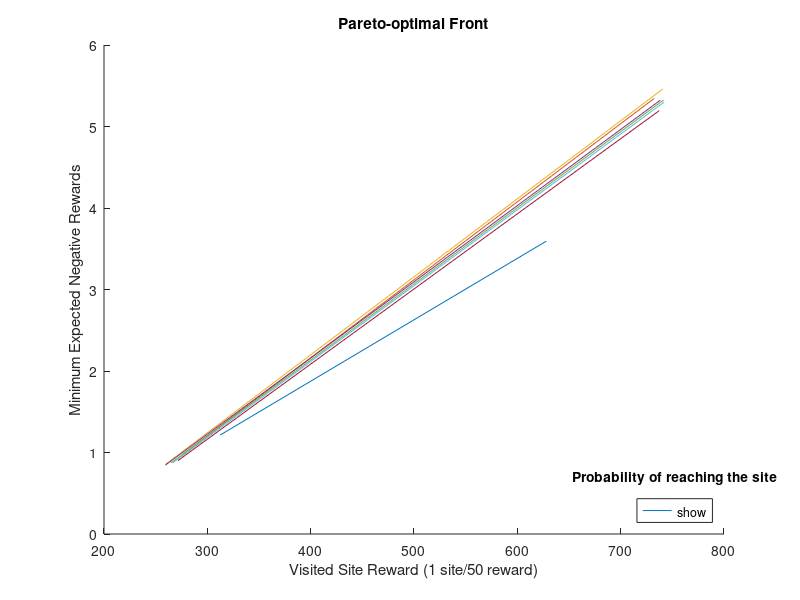

Source code (MATLAB):
close all
load matlab.mat;
figure(1);
a = 1;
hold on
% for a = 1:2:14
%     if a >= 14
%         break;
%     end
%     plot(plotData([2 7],a), plotData([2 7],a+1), 'DisplayName', num2str(plotData(1,a)))
% end

plot(plotData([2 22],1), plotData([2 22],2), 'DisplayName', num2str(plotData(1,1)))
plot(plotData([2 22],3), plotData([2 22],4), 'DisplayName', num2str(plotData(1,3)))
plot(plotData([2 19],5), plotData([2 19],6), 'DisplayName', num2str(plotData(1,5)))
plot(plotData([2 21],7), plotData([2 21],8), 'DisplayName', num2str(plotData(1,7)))
plot(plotData([2 20],9), plotData([2 20],10), 'DisplayName', num2str(plotData(1,9)))
plot(plotData([2 25],11), plotData([2 25],12), 'DisplayName', num2str(plotData(1,11)))
plot(plotData([2 21],13), plotData([2 21],14), 'DisplayName', num2str(plotData(1,13)))

leg = legend('show', 'location', 'southeast');
title(leg, 'Probability of reaching the site')
% xlim([130 150])
% ylim([0.2 1])
xlabel('Visited Site Reward (1 site/50 reward)')
ylabel('Minimum Expected Negative Rewards')
title('Pareto-optimal Front')
